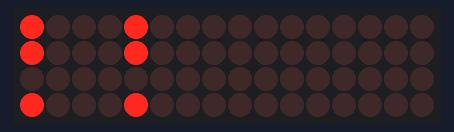
Simulated run of this sketch. Board: Arduino Uno, built with avr-gcc and run on an emulated ATmega328P. Parts: 16×4 LED matrix. Wiring (inferred from the names in the program): LED cube drawn one layer per row (orientation assumed): layers pin 16, pin 17, pin 18, pin 19; columns pin 0, pin 1, pin 2, pin 3, pin 4, pin 5, pin 6, pin 7, pin 8, pin 9, pin 10, pin 11, pin 12, pin 13, pin 14, pin 15. Random numbers use the default seed unless the sketch sets one.

Above: at 0.3 s.
At 4.86 s:
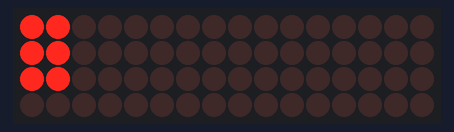
At 10.02 s:
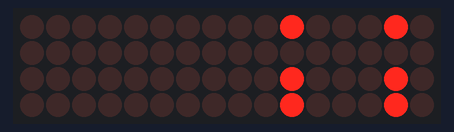
At 19.62 s:
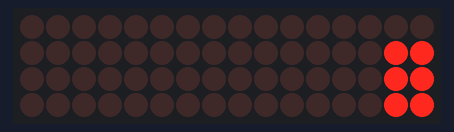
At 29.36 s:
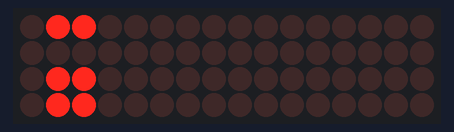
At 39.18 s:
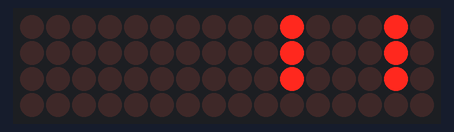

The sketch:

LED_cube_SNAKE.ino
```cpp
#include "xyz.h"
#define CUBESIZE 4
#define PLANESIZE CUBESIZE*CUBESIZE
#define WAIT 100

/* Defining pins in array makes it easier to rearrange how cube is wired
** Adjust numbers here until LEDs flash in order - L to R, T to B
** Note that analog inputs 0-5 are also digital outputs 14-19!
*/
int LEDPin[16] = {0, 1, 2, 3, 4, 5, 6, 7, 8, 9, 10, 11, 12, 13, 14, 15};
int LEDPinCount = 16;
int PlanePin[4] = {16, 17, 18, 19};
int PlanePinCount  = 4;
xyz directions[] = {{0,-1},{0,1},{4,0},{1,0},{-4,0},{-1,0}};
xyz now = {0,0};
xyz randomDirection;
xyz previousDirection={0,0};
xyz previousLocation={15,15};

// initialization
void setup()
{
  int pin; // loop counter
  // set up LED pins as output (active HIGH)
  for (pin=0; pin<PLANESIZE; pin++) {
    pinMode( LEDPin[pin], OUTPUT );
  }
  // set up plane pins as outputs (active LOW)
  for (pin=0; pin<CUBESIZE; pin++) {
    pinMode( PlanePin[pin], OUTPUT );
  }
  //Serial.begin(9600);
  planesOff();
  randomDirection = directions[random(6)];
}
void loop(){
  Serial.print("NOW: ");
  Serial.print(now.xz);
  Serial.print(":");
  Serial.println(now.y);
  Serial.print("Proposed direction: ");
  Serial.print(randomDirection.xz);
  Serial.print(":");
  Serial.println(randomDirection.y);

  // if its a valid direction and not going backwards, do it!
    if(valid(now, randomDirection) && !(inverse(randomDirection,previousDirection))){
      previousLocation = now;
      Serial.println("Accepted");
      previousDirection = randomDirection;
      now = move(now, randomDirection);
      // turn on the current led
      digitalWrite(LEDPin[now.xz],HIGH);
      digitalWrite(PlanePin[now.y],LOW);
      delay(WAIT);
      //turn off the previous one, but only if its on a different plane or pin
      if(!(previousLocation.xz == now.xz)){
        digitalWrite(LEDPin[previousLocation.xz],LOW);
      }
      if(!(previousLocation.y == now.y)){
        digitalWrite(PlanePin[previousLocation.y],HIGH);
      }
    }
    else{
      Serial.println("Rejected");
    }
    randomDirection = directions[random(6)];
}
void planesOff(){
    for(int thisPlane = 0; thisPlane < PlanePinCount; thisPlane++){
        digitalWrite(PlanePin[thisPlane],HIGH);
    }
}
```

xyz.h
```cpp
struct xyz{
   int xz;
   int y;
};

xyz move(xyz now, xyz direction)
{
  xyz next = {now.xz + direction.xz,now.y + direction.y};

  return next;
}

bool valid(xyz now, xyz direction){
    xyz next = {now.xz + direction.xz,now.y + direction.y};
    if((next.y > 3) || (next.y < 0) || (next.xz >15) || (next.xz <0) ){
      return false; // would take us off the board
    }
    if(next.xz %4 == 0 && direction.xz == 1){
     return false;
    }
    if(now.xz %4 == 0 && direction.xz == -1){
      return false;
    }

    return true;

}

bool inverse(xyz a,xyz b){
  if((a.xz + b.xz == 0) && (a.y + b.y == 0)){
    return true;
  }
  else{
    return false;
  }
}
```
